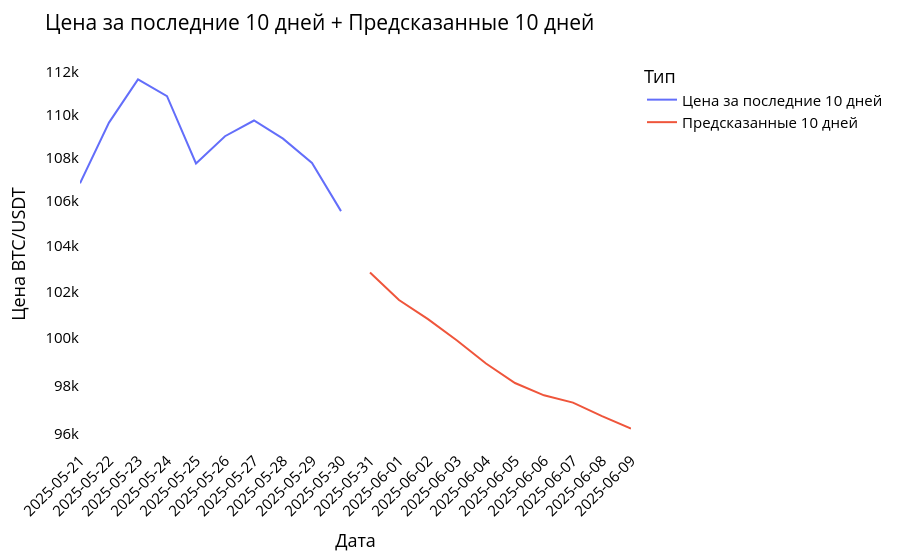

Source (notebook cell):
### Code cell
import datetime

last_days = np.arange(1, 11) # Последние 10 дней 
day_pred = np.arange(11, 11 + pred_days) # Предсказанные 10 дней

print(last_days)  
print(day_pred)  
last_10_dates = close_stock['timestamp'].iloc[-10:].values  # datetime64[ns]
last_10_dates = [datetime.datetime.fromtimestamp(date / 1e9).strftime('%Y-%m-%d') 
                 for date in last_10_dates.astype('int64')]

last_date = close_stock['timestamp'].iloc[-1].to_pydatetime()
future_dates = [(last_date + datetime.timedelta(days=i+1)).strftime('%Y-%m-%d') for i in range(pred_days)]
all_dates = last_10_dates + future_dates

temp_mat = np.empty((len(last_days) + pred_days, 1))
temp_mat[:] = np.nan
temp_mat = temp_mat.reshape(1, -1).tolist()[0]

last_original_days_value = temp_mat.copy()
next_predicted_days_value = temp_mat.copy()

actual_last_10_scaled = y_test[-10:]  
actual_last_10 = scaler_log.inverse_transform(actual_last_10_scaled.reshape(-1, 1)).flatten()
actual_last_10 = np.expm1(actual_last_10)  

last_original_days_value[:len(last_days)] = actual_last_10.tolist()

predicted_scaled = np.array(lst_output).reshape(-1, 1)
predicted_prices = scaler_log.inverse_transform(predicted_scaled).flatten()
predicted_prices = np.expm1(predicted_prices)  

next_predicted_days_value[-len(predicted_prices):] = predicted_prices.tolist()

new_pred_plot = pd.DataFrame({
    'Date': all_dates,
    'last_original_days_value': last_original_days_value,
    'next_predicted_days_value': next_predicted_days_value
})

names = cycle(['Цена за последние 10 дней', 'Предсказанные 10 дней'])

fig = px.line(new_pred_plot, x='Date', y=['last_original_days_value', 'next_predicted_days_value'],
              labels={'value': 'Цена BTC/USDT', 'Date': 'Дата'})
fig.update_layout(title_text='Цена за последние 10 дней + Предсказанные 10 дней',
                  plot_bgcolor='white', font_size=15, font_color='black', legend_title_text='Тип',
                  xaxis=dict(tickangle=-45)) 

fig.for_each_trace(lambda t: t.update(name=next(names)))
fig.update_xaxes(showgrid=False, type='category')
fig.update_yaxes(showgrid=False, type='log')
fig.show()

### Figure 1 — Plotly figure (JSON) as saved in the notebook; plotly's stock layout.template omitted (floating-point values rounded to 4 significant figures)
{"data": [{"hovertemplate": "variable=last_original_days_value<br>Дата=%{x}<br>Цена BTC/USDT=%{y}<extra></extra>", "legendgroup": "last_original_days_value", "line": {"color": "#636efa", "dash": "solid"}, "marker": {"symbol": "circle"}, "mode": "lines", "name": "Цена за последние 10 дней", "orientation": "v", "showlegend": true, "type": "scatter", "x": ["2025-05-21", "2025-05-22", "2025-05-23", "2025-05-24", "2025-05-25", "2025-05-26", "2025-05-27", "2025-05-28", "2025-05-29", "2025-05-30", "2025-05-31", "2025-06-01", "2025-06-02", "2025-06-03", "2025-06-04", "2025-06-05", "2025-06-06", "2025-06-07", "2025-06-08", "2025-06-09"], "xaxis": "x", "y": [106800.0, 109600.0, 111600.0, 110900.0, 107700.0, 109000.0, 109700.0, 108900.0, 107700.0, 105500.0, NaN, NaN, NaN, NaN, NaN, NaN, NaN, NaN, NaN, NaN], "yaxis": "y"}, {"hovertemplate": "variable=next_predicted_days_value<br>Дата=%{x}<br>Цена BTC/USDT=%{y}<extra></extra>", "legendgroup": "next_predicted_days_value", "line": {"color": "#EF553B", "dash": "solid"}, "marker": {"symbol": "circle"}, "mode": "lines", "name": "Предсказанные 10 дней", "orientation": "v", "showlegend": true, "type": "scatter", "x": ["2025-05-21", "2025-05-22", "2025-05-23", "2025-05-24", "2025-05-25", "2025-05-26", "2025-05-27", "2025-05-28", "2025-05-29", "2025-05-30", "2025-05-31", "2025-06-01", "2025-06-02", "2025-06-03", "2025-06-04", "2025-06-05", "2025-06-06", "2025-06-07", "2025-06-08", "2025-06-09"], "xaxis": "x", "y": [NaN, NaN, NaN, NaN, NaN, NaN, NaN, NaN, NaN, NaN, 102800.0, 101600.0, 100800.0, 99890.0, 98910.0, 98090.0, 97580.0, 97280.0, 96720.0, 96210.0], "yaxis": "y"}], "layout": {"font": {"color": "black", "size": 15}, "legend": {"title": {"text": "Тип"}, "tracegroupgap": 0}, "margin": {"t": 60}, "plot_bgcolor": "white", "title": {"text": "Цена за последние 10 дней + Предсказанные 10 дней"}, "xaxis": {"anchor": "y", "domain": [0, 1], "showgrid": false, "tickangle": -45, "title": {"text": "Дата"}, "type": "category"}, "yaxis": {"anchor": "x", "domain": [0, 1], "showgrid": false, "title": {"text": "Цена BTC/USDT"}, "type": "log"}}}
